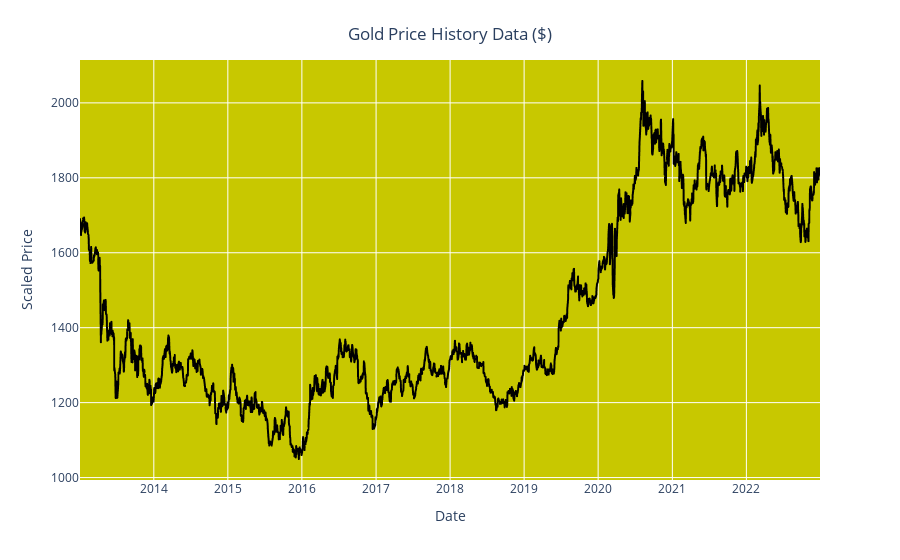

Notebook source saved alongside this figure:
### Code cell
fig = px.line(y=df.Price, x=df.Date)
fig.update_traces(line_color='black') 
fig.update_layout(xaxis_title="Date", 
                  yaxis_title="Scaled Price",
                  title={'text': "Gold Price History Data ($)", 'y':0.95, 'x':0.5, 'xanchor':'center', 'yanchor':'top'},
                  plot_bgcolor='rgba(200,200,0,04)')

### Figure 1 — Plotly figure (JSON) as saved in the notebook; plotly's stock layout.template omitted (floating-point values rounded to 4 significant figures; data arrays with more than 128 entries replaced by an {"elided": "..."} marker saying what was removed)
{"data": [{"hovertemplate": "x=%{x}<br>y=%{y}<extra></extra>", "legendgroup": "", "line": {"color": "black", "dash": "solid"}, "marker": {"symbol": "circle"}, "mode": "lines", "name": "", "showlegend": false, "type": "scattergl", "x": {"elided": "2583 str values"}, "xaxis": "x", "y": {"elided": "2583 float values"}, "yaxis": "y"}], "layout": {"legend": {"tracegroupgap": 0}, "margin": {"t": 60}, "plot_bgcolor": "rgba(200,200,0,04)", "title": {"text": "Gold Price History Data ($)", "x": 0.5, "xanchor": "center", "y": 0.95, "yanchor": "top"}, "xaxis": {"anchor": "y", "domain": [0, 1], "title": {"text": "Date"}}, "yaxis": {"anchor": "x", "domain": [0, 1], "title": {"text": "Scaled Price"}}}}
